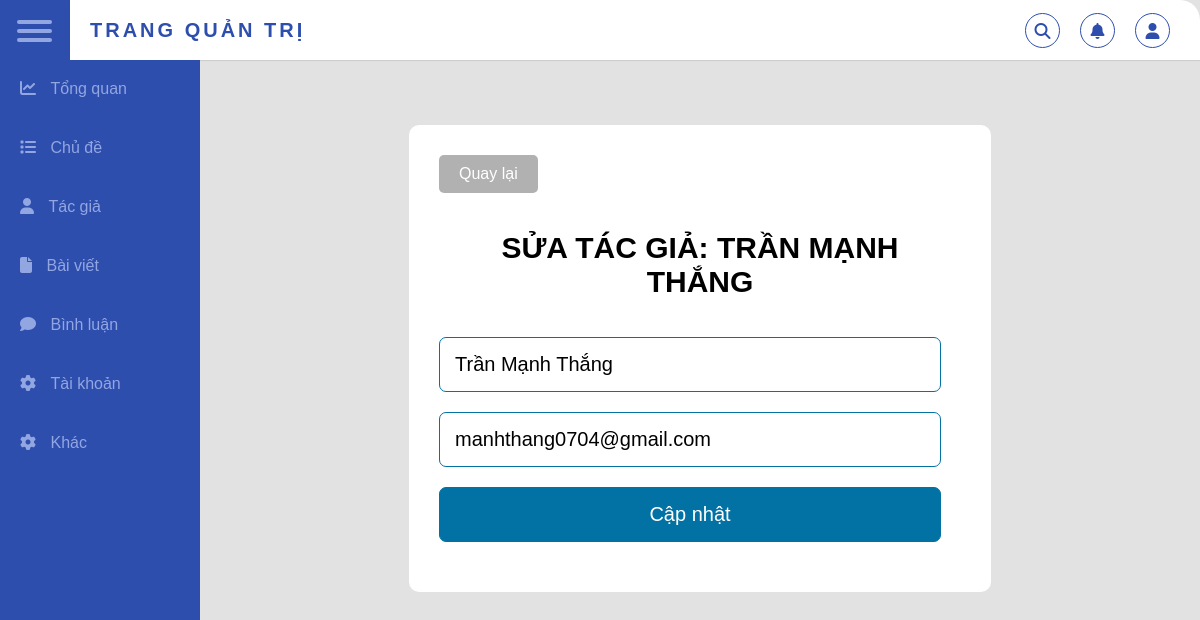
/Main/backend/author_update.php?author_id=40, run on the app's committed database.
### tables this page shows
CREATE TABLE `author` (
  `author_id` int NOT NULL,
  `author_name` varchar(255) NOT NULL,
  `author_mail` varchar(255) NOT NULL
);

### Main/backend/database.php (called while the page is built, shortened)
<?php
class Database
{
    public $host = "localhost";
    public $user = "root";
    public $pass  = "";
    public $dbname  = "review";
    public $link;
    private function connectDB()
    {
        $this->link = new mysqli(
            $this->host,
            $this->user,
            $this->pass,
            $this->dbname
        );
    }
    public function select($query)
    {
        $result = $this->link->query($query) or
            die($this->link->error . __LINE__);
        if ($result->num_rows > 0) {
            return $result;
        } else {
            return false;
        }
    }
}

### Main/backend/author_class.php (called while the page is built, shortened)
<?php
include_once "database.php";
?>
<?php
class author
{
    private $db;
    public function __construct()
    {
        $this->db = new Database();
    }
    public function get_author($author_id)
    {
        $query = "SELECT * FROM author WHERE author_id = '$author_id'";
        $result = $this->db->select($query);
        return $result;
    }
}
?>

### Main/backend/author_update.php (the view, shortened to what this page needs)
<?php
include "header_backend.php";
include_once "author_class.php";
?>
<?php
$author = new author;
$author_id = null;
if (isset($_GET['author_id']) && $_GET['author_id'] != NULL) {
    $author_id = $_GET['author_id'];
}
$get_author = $author->get_author($author_id);
if ($get_author) {
    $result = $get_author->fetch_assoc();
}
?>
<link rel="stylesheet" href="../css/update.css" />
<div>
    <form id="Form" class="my-form" action="" method="post">
        <a href="author_list.php" class="rollback">Quay lại</a> <br> <br>
        <h2>Sửa tác giả: <?php echo $result['author_name']; ?></h2>
        <br>
        <div>
            <input required type="text" class="form-control" name="author_name" value="<?php echo $result['author_name']; ?>" />
            <br>
            <input required type="email" class="form-control" name="author_mail" value="<?php echo $result['author_mail']; ?>" />
            <br>
            <input type="submit" class="btn btn-primary" value="Cập nhật" />
        </div>
    </form>
</div>

### Main/css/styles.css (style rules this page uses)
* { margin: 0; list-style-type: none; padding: 0px; text-decoration: none; box-sizing: border-box; font-family: "Monsterrat", sans-serif; }
body { background-color: #e2e2e2; }

### Main/css/update.css (style rules this page uses)
.my-form { max-width: 60%; margin: 30px auto; padding: 30px; border-radius: 10px; background-color: #fff; height: 50%; }
.rollback { display: inline-block; padding: 10px 20px; background-color: #b1b1b1; color: #fff; text-decoration: none; border-radius: 5px; transition: background-color 0.3s ease; }
.my-form h2 { font-size: 30px; color: #000000; margin: 20px 20px; text-align: center; font-weight: 600; text-transform: uppercase; }
.my-form input[type="text"], .my-form input[type="email"], .my-form input[type="submit"], .my-form button { width: calc(100% - 20px); padding: 15px; margin-bottom: 20px; border: 1px solid #0272a4; border-radius: 7px; box-sizing: border-box; background-color: #fff; font-size: 20px; }
.my-form input[type="submit"] { background-color: #0272a4; color: #ffffff; cursor: pointer; transition: background-color 0.3s ease; }

### data on the page
author: author_name "TRẦN MẠNH THẮNG", author_name "Trần Mạnh Thắng", author_mail "manhthang0704@gmail.com"
